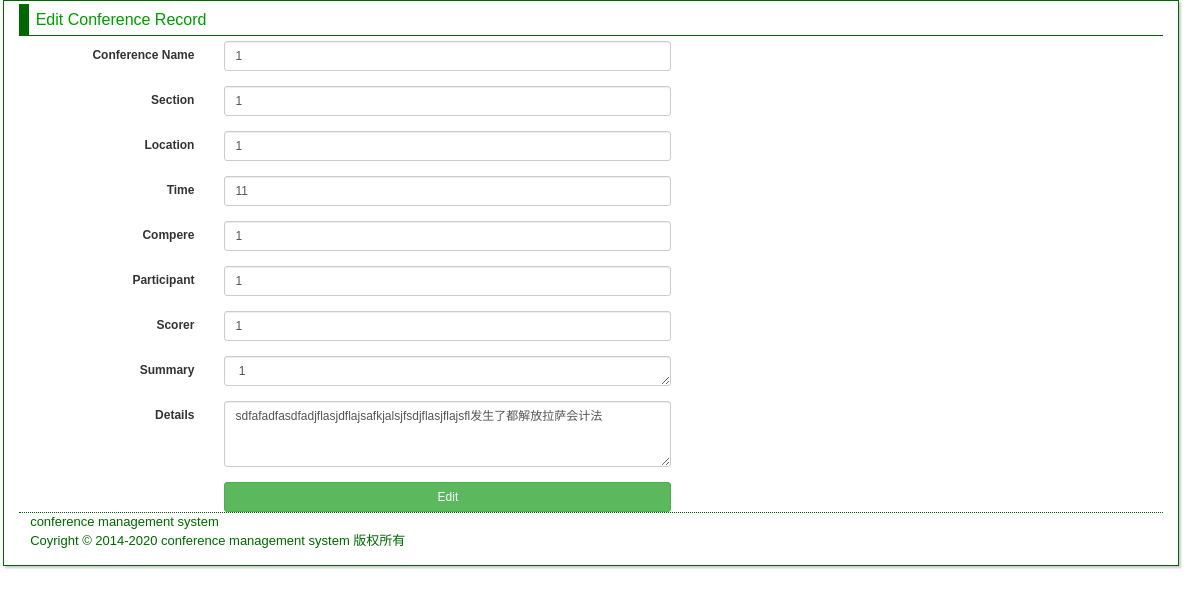
Page /editRecord.php?id=1 (signed in) on the committed database.
### tables this page shows
CREATE TABLE `conference` (
  `id` int(11) NOT NULL,
  `conferenceName` varchar(3000) NOT NULL COMMENT '会议名称',
  `section` varchar(300) NOT NULL COMMENT '部门',
  `location` varchar(300) NOT NULL COMMENT '地点',
  `time` int(11) NOT NULL COMMENT '时间',
  `compere` varchar(700) NOT NULL COMMENT '主持人',
  `participant` varchar(700) NOT NULL COMMENT '参与者',
  `scorer` varchar(700) NOT NULL COMMENT '记录员',
  `summary` varchar(5000) NOT NULL COMMENT '摘要',
  `conferenceDetails` text COMMENT '会议详情'
);

### editRecord.php (the view, shortened to what this page needs)
<!DOCTYPE html>
<html lang="en">
<head>
  <link rel="stylesheet" href="bootstrap-3.3.5-dist/css/bootstrap.min.css">
  <link href="css/main.css" rel="stylesheet" type="text/css" />
  <link href="css/common.css" rel="stylesheet" type="text/css" />
</head>
<?php
include_once 'config/config.php';
?>
<body>
<div id="listBox" >
  <div id="title">
    <ul>
      <li><span><a href="#">Edit Conference Record</a></span></li>
    </ul>
    </div>
  <?php
  $id = $_GET['id'];
  $sql = "SELECT * FROM conference WHERE id = '$id' ";
  $re = $db -> query($sql);
  $show = $re -> fetch();
  ?>
  <div id="main">
    <div class="container-fluid">
      <form class="form-horizontal" method="post" enctype="multipart/form-data" >
        <div class="form-group-sm form-group">
          <label for="" class="col-xs-2 control-label">Conference Name</label>
          <div class="col-xs-5">
            <input type="text" class="form-control" name="conferenceName" value="<?php echo $show['conferenceName'] ?>">
          </div>
        </div>
        <div class="form-group-sm form-group">
          <label for="" class="col-xs-2 control-label">Section</label>
          <div class="col-xs-5">
            <input type="text" class="form-control" name="section"  value="<?php echo $show['section'] ?>">
          </div>
        </div>
        <div class="form-group-sm form-group">
          <label for="" class="col-xs-2 control-label">Location</label>
          <div class="col-xs-5">
            <input type="text" class="form-control" name="location" value="<?php echo $show['location'] ?>">
          </div>
        </div>
        <div class="form-group-sm form-group">
          <label for="" class="col-xs-2 control-label">Time</label>
          <div class="col-xs-5">
            <input type="text" class="form-control" name="time"  value="<?php echo $show['time'] ?>">
          </div>
        </div>
        <div class="form-group-sm form-group">
          <label for="" class="col-xs-2 control-label">Compere</label>
          <div class="col-xs-5">
            <input type="text" class="form-control" name="compere" value="<?php echo $show['compere'] ?>">
          </div>
        </div>
        <div class="form-group-sm form-group">
          <label for="" class="col-xs-2 control-label">Participant</label>
          <div class="col-xs-5">
            <input type="text" class="form-control" name="participant" value="<?php echo $show['participant'] ?>">
          </div>
        </div>
        <div class="form-group-sm form-group">
          <label for="" class="col-xs-2 control-label">Scorer</label>
          <div class="col-xs-5">
            <input type="text" class="form-control" name="scorer" value="<?php echo $show['scorer'] ?>">
          </div>
        </div>
        <div class="form-group-sm form-group">
          <label for="" class="col-xs-2 control-label">Summary</label>
          <div class="col-xs-5">
            <textarea class="form-control" rows="1" name="summary"> <?php echo $show['summary'] ?></textarea>
          </div>
        </div>
        <div class="form-group-sm form-group">
          <label for="" class="col-xs-2 control-label">Details</label>
          <div class="col-xs-5">
            <textarea class="form-control" rows="3" name="conferenceDetails"><?php echo $show['conferenceDetails'] ?></textarea>
          </div>
        </div>
        <div class="form-group-sm form-group">
          <label for="" class="col-xs-2 control-label"></label>
          <div class="col-xs-5">
            <button type="submit" name="submit" class="btn btn-sm btn-success col-xs-12">Edit</button>
          </div>
        </div>
      </form>
    </div>
  </div>
  <div id="contact">
    <ul>
        <li> conference management system</li>
        <li>  Coyright © 2014-2020 conference management system 版权所有</li>
    </ul>
</div>
</div>
</body>
</html>

### css/main.css (style rules this page uses)
#listBox { width: 98%; height: auto; padding: 3px; margin-left: 3px; border: 1px solid#006600; -moz-box-shadow: 2px 2px 2px rgba(195, 193, 193, 0.84); box-shadow: 2px 2px 2px rgba(195, 193, 193, 0.84); }
#title { line-height: 32px; height: 32px; width: 98%; margin: 0 auto; border-bottom: 1px solid#006600; border-left: 10px solid #006600; }
#title li { float: left; margin: 0 7px; }
#listBox #title ul li a { font-size: 16px; }
#title li span a { color: #009900; }
#main { width: 98%; height: 450px; padding: 0px; clear: both; float: none; margin: 5px auto; }
#contact { width: 98%; height: 40px; border-top: 1px dotted #006600; color: #006600; clear: both; float: none; margin-top: 10px; margin-right: auto; margin-bottom: 10px; margin-left: auto; }
#contact ul { padding-left: 1%; }

### css/common.css (style rules this page uses)
*,body { font-family: Arial,Menlo,monospace,"Courier New", Courier; font-size: 13px; margin: 0; padding: 0; }
ul,dl,dd,dt { list-style-type: none; margin: 0px; padding: 0px; }
a { text-decoration: none; cursor: pointer; }

### rows in the picture
conference: conferenceName "1", section "1", location "1", time "11", compere "1", participant "1", scorer "1", summary "1", conferenceDetails "sdfafadfasdfadjflasjdflajsafkjalsjfsdjflasjflajsfl发生了都解放拉萨会计法"
